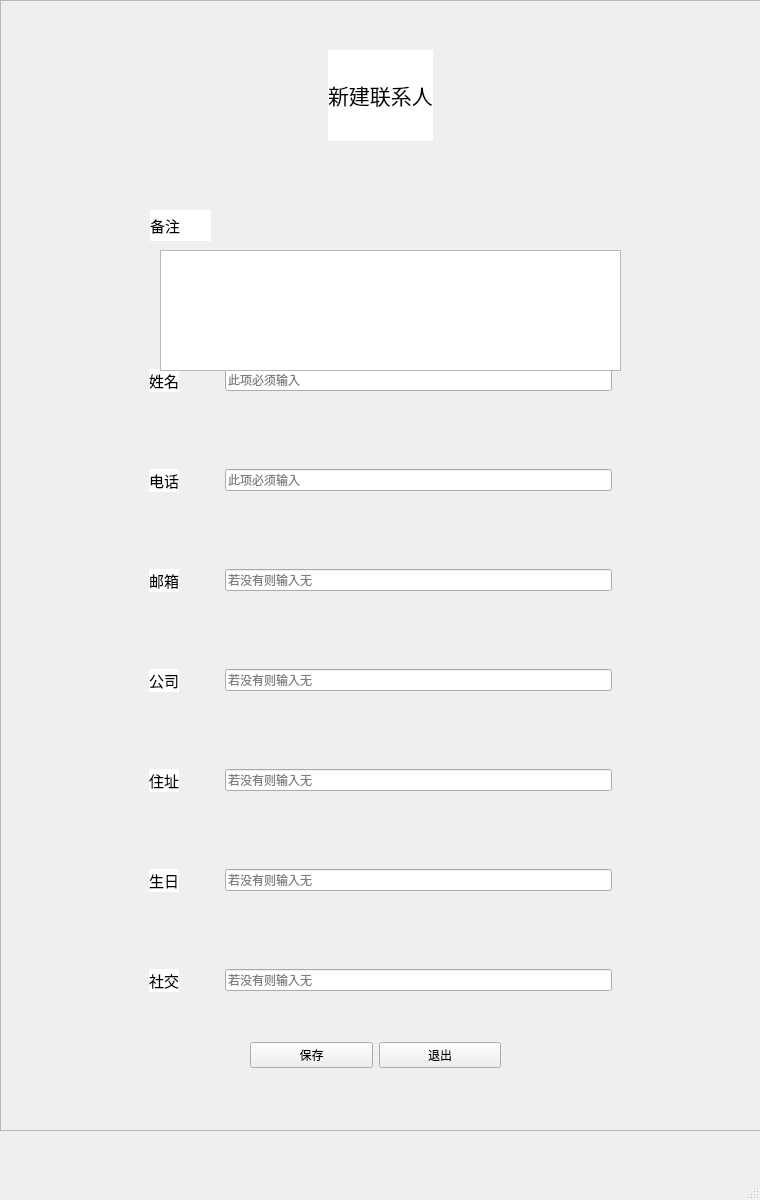
<?xml version="1.0" encoding="UTF-8"?>
<ui version="4.0">
 <class>Newperson</class>
 <widget class="QMainWindow" name="Newperson">
  <property name="geometry">
   <rect>
    <x>0</x>
    <y>0</y>
    <width>760</width>
    <height>1200</height>
   </rect>
  </property>
  <property name="minimumSize">
   <size>
    <width>760</width>
    <height>1200</height>
   </size>
  </property>
  <property name="maximumSize">
   <size>
    <width>760</width>
    <height>1200</height>
   </size>
  </property>
  <property name="windowTitle">
   <string>新建联系人</string>
  </property>
  <widget class="QWidget" name="centralwidget">
   <widget class="QWidget" name="widget" native="true">
    <property name="geometry">
     <rect>
      <x>250</x>
      <y>1010</y>
      <width>251</width>
      <height>91</height>
     </rect>
    </property>
    <property name="maximumSize">
     <size>
      <width>1099</width>
      <height>16777215</height>
     </size>
    </property>
    <layout class="QHBoxLayout" name="horizontalLayout">
     <item>
      <widget class="QPushButton" name="pushButton">
       <property name="text">
        <string>保存</string>
       </property>
      </widget>
     </item>
     <item>
      <widget class="QPushButton" name="pushButton_2">
       <property name="text">
        <string>退出</string>
       </property>
      </widget>
     </item>
    </layout>
   </widget>
   <widget class="QWidget" name="widget_4" native="true">
    <property name="geometry">
     <rect>
      <x>260</x>
      <y>50</y>
      <width>241</width>
      <height>91</height>
     </rect>
    </property>
    <layout class="QHBoxLayout" name="horizontalLayout_2">
     <item>
      <spacer name="horizontalSpacer">
       <property name="orientation">
        <enum>Qt::Horizontal</enum>
       </property>
       <property name="sizeHint" stdset="0">
        <size>
         <width>40</width>
         <height>20</height>
        </size>
       </property>
      </spacer>
     </item>
     <item>
      <widget class="QLabel" name="label">
       <property name="font">
        <font>
         <family>华文琥珀</family>
        </font>
       </property>
       <property name="styleSheet">
        <string notr="true">background-image: url(:/white.png);
background-color: rgb(255, 255, 255);</string>
       </property>
       <property name="text">
        <string>&lt;html&gt;&lt;head/&gt;&lt;body&gt;&lt;p&gt;&lt;span style=&quot; font-size:16pt;&quot;&gt;新建联系人&lt;/span&gt;&lt;/p&gt;&lt;/body&gt;&lt;/html&gt;</string>
       </property>
      </widget>
     </item>
     <item>
      <spacer name="horizontalSpacer_2">
       <property name="orientation">
        <enum>Qt::Horizontal</enum>
       </property>
       <property name="sizeHint" stdset="0">
        <size>
         <width>40</width>
         <height>20</height>
        </size>
       </property>
      </spacer>
     </item>
    </layout>
   </widget>
   <widget class="QWidget" name="widget_10" native="true">
    <property name="geometry">
     <rect>
      <x>100</x>
      <y>360</y>
      <width>521</width>
      <height>641</height>
     </rect>
    </property>
    <layout class="QFormLayout" name="formLayout">
     <item row="0" column="0" colspan="2">
      <widget class="QWidget" name="widget_3" native="true">
       <layout class="QHBoxLayout" name="horizontalLayout_4">
        <item>
         <spacer name="horizontalSpacer_3">
          <property name="orientation">
           <enum>Qt::Horizontal</enum>
          </property>
          <property name="sizeType">
           <enum>QSizePolicy::Minimum</enum>
          </property>
          <property name="sizeHint" stdset="0">
           <size>
            <width>40</width>
            <height>20</height>
           </size>
          </property>
         </spacer>
        </item>
        <item>
         <widget class="QLabel" name="label_4">
          <property name="styleSheet">
           <string notr="true">background-image: url(:/white.png);
background-color: rgb(255, 255, 255);</string>
          </property>
          <property name="text">
           <string>&lt;html&gt;&lt;head/&gt;&lt;body&gt;&lt;p&gt;&lt;span style=&quot; font-size:11pt;&quot;&gt;姓名&lt;/span&gt;&lt;/p&gt;&lt;/body&gt;&lt;/html&gt;</string>
          </property>
         </widget>
        </item>
        <item>
         <spacer name="horizontalSpacer_5">
          <property name="orientation">
           <enum>Qt::Horizontal</enum>
          </property>
          <property name="sizeType">
           <enum>QSizePolicy::Fixed</enum>
          </property>
          <property name="sizeHint" stdset="0">
           <size>
            <width>40</width>
            <height>20</height>
           </size>
          </property>
         </spacer>
        </item>
        <item>
         <widget class="QLineEdit" name="lineEdit_3">
          <property name="toolTip">
           <string>&lt;html&gt;&lt;head/&gt;&lt;body&gt;&lt;p&gt;此项为必填&lt;/p&gt;&lt;/body&gt;&lt;/html&gt;</string>
          </property>
          <property name="text">
           <string/>
          </property>
          <property name="placeholderText">
           <string>此项必须输入</string>
          </property>
         </widget>
        </item>
       </layout>
      </widget>
     </item>
     <item row="1" column="0">
      <spacer name="verticalSpacer">
       <property name="orientation">
        <enum>Qt::Vertical</enum>
       </property>
       <property name="sizeHint" stdset="0">
        <size>
         <width>20</width>
         <height>40</height>
        </size>
       </property>
      </spacer>
     </item>
     <item row="2" column="0" colspan="2">
      <widget class="QWidget" name="widget_5" native="true">
       <layout class="QHBoxLayout" name="horizontalLayout_5">
        <item>
         <spacer name="horizontalSpacer_4">
          <property name="orientation">
           <enum>Qt::Horizontal</enum>
          </property>
          <property name="sizeType">
           <enum>QSizePolicy::Minimum</enum>
          </property>
          <property name="sizeHint" stdset="0">
           <size>
            <width>40</width>
            <height>20</height>
           </size>
          </property>
         </spacer>
        </item>
        <item>
         <widget class="QLabel" name="label_5">
          <property name="styleSheet">
           <string notr="true">background-image: url(:/white.png);
background-color: rgb(255, 255, 255);</string>
          </property>
          <property name="text">
           <string>&lt;html&gt;&lt;head/&gt;&lt;body&gt;&lt;p&gt;&lt;span style=&quot; font-size:11pt;&quot;&gt;电话&lt;/span&gt;&lt;/p&gt;&lt;/body&gt;&lt;/html&gt;</string>
          </property>
         </widget>
        </item>
        <item>
         <spacer name="horizontalSpacer_6">
          <property name="orientation">
           <enum>Qt::Horizontal</enum>
          </property>
          <property name="sizeType">
           <enum>QSizePolicy::Fixed</enum>
          </property>
          <property name="sizeHint" stdset="0">
           <size>
            <width>40</width>
            <height>20</height>
           </size>
          </property>
         </spacer>
        </item>
        <item>
         <widget class="QLineEdit" name="lineEdit_4">
          <property name="toolTip">
           <string>&lt;html&gt;&lt;head/&gt;&lt;body&gt;&lt;p&gt;此项为必填&lt;/p&gt;&lt;/body&gt;&lt;/html&gt;</string>
          </property>
          <property name="text">
           <string/>
          </property>
          <property name="placeholderText">
           <string>此项必须输入</string>
          </property>
         </widget>
        </item>
       </layout>
      </widget>
     </item>
     <item row="3" column="0">
      <spacer name="verticalSpacer_2">
       <property name="orientation">
        <enum>Qt::Vertical</enum>
       </property>
       <property name="sizeHint" stdset="0">
        <size>
         <width>20</width>
         <height>40</height>
        </size>
       </property>
      </spacer>
     </item>
     <item row="4" column="0" colspan="2">
      <widget class="QWidget" name="widget_6" native="true">
       <layout class="QHBoxLayout" name="horizontalLayout_6">
        <item>
         <spacer name="horizontalSpacer_12">
          <property name="orientation">
           <enum>Qt::Horizontal</enum>
          </property>
          <property name="sizeType">
           <enum>QSizePolicy::Maximum</enum>
          </property>
          <property name="sizeHint" stdset="0">
           <size>
            <width>0</width>
            <height>0</height>
           </size>
          </property>
         </spacer>
        </item>
        <item>
         <spacer name="horizontalSpacer_17">
          <property name="orientation">
           <enum>Qt::Horizontal</enum>
          </property>
          <property name="sizeType">
           <enum>QSizePolicy::Fixed</enum>
          </property>
          <property name="sizeHint" stdset="0">
           <size>
            <width>40</width>
            <height>20</height>
           </size>
          </property>
         </spacer>
        </item>
        <item>
         <widget class="QLabel" name="label_6">
          <property name="styleSheet">
           <string notr="true">background-image: url(:/white.png);
background-color: rgb(255, 255, 255);</string>
          </property>
          <property name="text">
           <string>&lt;html&gt;&lt;head/&gt;&lt;body&gt;&lt;p&gt;&lt;span style=&quot; font-size:11pt;&quot;&gt;邮箱&lt;/span&gt;&lt;/p&gt;&lt;/body&gt;&lt;/html&gt;</string>
          </property>
         </widget>
        </item>
        <item>
         <spacer name="horizontalSpacer_7">
          <property name="orientation">
           <enum>Qt::Horizontal</enum>
          </property>
          <property name="sizeType">
           <enum>QSizePolicy::Fixed</enum>
          </property>
          <property name="sizeHint" stdset="0">
           <size>
            <width>40</width>
            <height>20</height>
           </size>
          </property>
         </spacer>
        </item>
        <item>
         <widget class="QLineEdit" name="lineEdit_5">
          <property name="toolTip">
           <string>&lt;html&gt;&lt;head/&gt;&lt;body&gt;&lt;p&gt;若没有次相则输入无&lt;/p&gt;&lt;/body&gt;&lt;/html&gt;</string>
          </property>
          <property name="text">
           <string/>
          </property>
          <property name="placeholderText">
           <string>若没有则输入无</string>
          </property>
         </widget>
        </item>
       </layout>
      </widget>
     </item>
     <item row="5" column="0">
      <spacer name="verticalSpacer_3">
       <property name="orientation">
        <enum>Qt::Vertical</enum>
       </property>
       <property name="sizeHint" stdset="0">
        <size>
         <width>20</width>
         <height>40</height>
        </size>
       </property>
      </spacer>
     </item>
     <item row="6" column="0" colspan="2">
      <widget class="QWidget" name="widget_7" native="true">
       <layout class="QHBoxLayout" name="horizontalLayout_7">
        <item>
         <spacer name="horizontalSpacer_13">
          <property name="orientation">
           <enum>Qt::Horizontal</enum>
          </property>
          <property name="sizeType">
           <enum>QSizePolicy::Fixed</enum>
          </property>
          <property name="sizeHint" stdset="0">
           <size>
            <width>40</width>
            <height>20</height>
           </size>
          </property>
         </spacer>
        </item>
        <item>
         <widget class="QLabel" name="label_7">
          <property name="styleSheet">
           <string notr="true">background-image: url(:/white.png);
background-color: rgb(255, 255, 255);</string>
          </property>
          <property name="text">
           <string>&lt;html&gt;&lt;head/&gt;&lt;body&gt;&lt;p&gt;&lt;span style=&quot; font-size:11pt;&quot;&gt;公司&lt;/span&gt;&lt;/p&gt;&lt;/body&gt;&lt;/html&gt;</string>
          </property>
         </widget>
        </item>
        <item>
         <spacer name="horizontalSpacer_8">
          <property name="orientation">
           <enum>Qt::Horizontal</enum>
          </property>
          <property name="sizeType">
           <enum>QSizePolicy::Fixed</enum>
          </property>
          <property name="sizeHint" stdset="0">
           <size>
            <width>40</width>
            <height>20</height>
           </size>
          </property>
         </spacer>
        </item>
        <item>
         <widget class="QLineEdit" name="lineEdit_6">
          <property name="toolTip">
           <string>&lt;html&gt;&lt;head/&gt;&lt;body&gt;&lt;p&gt;若没有次相则输入无&lt;/p&gt;&lt;/body&gt;&lt;/html&gt;</string>
          </property>
          <property name="text">
           <string/>
          </property>
          <property name="placeholderText">
           <string>若没有则输入无</string>
          </property>
         </widget>
        </item>
       </layout>
      </widget>
     </item>
     <item row="8" column="0" colspan="2">
      <widget class="QWidget" name="widget_8" native="true">
       <layout class="QHBoxLayout" name="horizontalLayout_8">
        <item>
         <spacer name="horizontalSpacer_14">
          <property name="orientation">
           <enum>Qt::Horizontal</enum>
          </property>
          <property name="sizeType">
           <enum>QSizePolicy::Minimum</enum>
          </property>
          <property name="sizeHint" stdset="0">
           <size>
            <width>40</width>
            <height>20</height>
           </size>
          </property>
         </spacer>
        </item>
        <item>
         <widget class="QLabel" name="label_8">
          <property name="styleSheet">
           <string notr="true">background-image: url(:/white.png);
background-color: rgb(255, 255, 255);</string>
          </property>
          <property name="text">
           <string>&lt;html&gt;&lt;head/&gt;&lt;body&gt;&lt;p&gt;&lt;span style=&quot; font-size:11pt;&quot;&gt;住址&lt;/span&gt;&lt;/p&gt;&lt;/body&gt;&lt;/html&gt;</string>
          </property>
         </widget>
        </item>
        <item>
         <spacer name="horizontalSpacer_9">
          <property name="orientation">
           <enum>Qt::Horizontal</enum>
          </property>
          <property name="sizeType">
           <enum>QSizePolicy::Fixed</enum>
          </property>
          <property name="sizeHint" stdset="0">
           <size>
            <width>40</width>
            <height>20</height>
           </size>
          </property>
         </spacer>
        </item>
        <item>
         <widget class="QLineEdit" name="lineEdit_7">
          <property name="toolTip">
           <string>&lt;html&gt;&lt;head/&gt;&lt;body&gt;&lt;p&gt;若没有次相则输入无&lt;/p&gt;&lt;/body&gt;&lt;/html&gt;</string>
          </property>
          <property name="text">
           <string/>
          </property>
          <property name="placeholderText">
           <string>若没有则输入无</string>
          </property>
         </widget>
        </item>
       </layout>
      </widget>
     </item>
     <item row="10" column="0" colspan="2">
      <widget class="QWidget" name="widget_9" native="true">
       <layout class="QHBoxLayout" name="horizontalLayout_9">
        <item>
         <spacer name="horizontalSpacer_15">
          <property name="orientation">
           <enum>Qt::Horizontal</enum>
          </property>
          <property name="sizeType">
           <enum>QSizePolicy::Minimum</enum>
          </property>
          <property name="sizeHint" stdset="0">
           <size>
            <width>40</width>
            <height>20</height>
           </size>
          </property>
         </spacer>
        </item>
        <item>
         <widget class="QLabel" name="label_9">
          <property name="styleSheet">
           <string notr="true">background-image: url(:/white.png);
background-color: rgb(255, 255, 255);</string>
          </property>
          <property name="text">
           <string>&lt;html&gt;&lt;head/&gt;&lt;body&gt;&lt;p&gt;&lt;span style=&quot; font-size:11pt;&quot;&gt;生日&lt;/span&gt;&lt;/p&gt;&lt;/body&gt;&lt;/html&gt;</string>
          </property>
         </widget>
        </item>
        <item>
         <spacer name="horizontalSpacer_10">
          <property name="orientation">
           <enum>Qt::Horizontal</enum>
          </property>
          <property name="sizeType">
           <enum>QSizePolicy::Fixed</enum>
          </property>
          <property name="sizeHint" stdset="0">
           <size>
            <width>40</width>
            <height>20</height>
           </size>
          </property>
         </spacer>
        </item>
        <item>
         <widget class="QLineEdit" name="lineEdit_8">
          <property name="toolTip">
           <string>&lt;html&gt;&lt;head/&gt;&lt;body&gt;&lt;p&gt;若没有次相则输入无&lt;/p&gt;&lt;/body&gt;&lt;/html&gt;</string>
          </property>
          <property name="text">
           <string/>
          </property>
          <property name="placeholderText">
           <string>若没有则输入无</string>
          </property>
         </widget>
        </item>
       </layout>
      </widget>
     </item>
     <item row="12" column="0" colspan="2">
      <widget class="QWidget" name="widget_11" native="true">
       <layout class="QHBoxLayout" name="horizontalLayout_10">
        <item>
         <spacer name="horizontalSpacer_16">
          <property name="orientation">
           <enum>Qt::Horizontal</enum>
          </property>
          <property name="sizeType">
           <enum>QSizePolicy::Minimum</enum>
          </property>
          <property name="sizeHint" stdset="0">
           <size>
            <width>40</width>
            <height>20</height>
           </size>
          </property>
         </spacer>
        </item>
        <item>
         <widget class="QLabel" name="label_10">
          <property name="styleSheet">
           <string notr="true">background-image: url(:/white.png);
background-color: rgb(255, 255, 255);</string>
          </property>
          <property name="text">
           <string>&lt;html&gt;&lt;head/&gt;&lt;body&gt;&lt;p&gt;&lt;span style=&quot; font-size:11pt;&quot;&gt;社交&lt;/span&gt;&lt;/p&gt;&lt;/body&gt;&lt;/html&gt;</string>
          </property>
         </widget>
        </item>
        <item>
         <spacer name="horizontalSpacer_11">
          <property name="orientation">
           <enum>Qt::Horizontal</enum>
          </property>
          <property name="sizeType">
           <enum>QSizePolicy::Fixed</enum>
          </property>
          <property name="sizeHint" stdset="0">
           <size>
            <width>40</width>
            <height>20</height>
           </size>
          </property>
         </spacer>
        </item>
        <item>
         <widget class="QLineEdit" name="lineEdit_9">
          <property name="toolTip">
           <string>&lt;html&gt;&lt;head/&gt;&lt;body&gt;&lt;p&gt;若没有次相则输入无&lt;/p&gt;&lt;/body&gt;&lt;/html&gt;</string>
          </property>
          <property name="text">
           <string/>
          </property>
          <property name="placeholderText">
           <string>若没有则输入无</string>
          </property>
         </widget>
        </item>
       </layout>
      </widget>
     </item>
     <item row="7" column="0">
      <spacer name="verticalSpacer_4">
       <property name="orientation">
        <enum>Qt::Vertical</enum>
       </property>
       <property name="sizeHint" stdset="0">
        <size>
         <width>20</width>
         <height>40</height>
        </size>
       </property>
      </spacer>
     </item>
     <item row="9" column="0">
      <spacer name="verticalSpacer_5">
       <property name="orientation">
        <enum>Qt::Vertical</enum>
       </property>
       <property name="sizeHint" stdset="0">
        <size>
         <width>20</width>
         <height>40</height>
        </size>
       </property>
      </spacer>
     </item>
     <item row="11" column="0">
      <spacer name="verticalSpacer_6">
       <property name="orientation">
        <enum>Qt::Vertical</enum>
       </property>
       <property name="sizeHint" stdset="0">
        <size>
         <width>20</width>
         <height>40</height>
        </size>
       </property>
      </spacer>
     </item>
    </layout>
   </widget>
   <widget class="QLabel" name="label_3">
    <property name="geometry">
     <rect>
      <x>150</x>
      <y>210</y>
      <width>61</width>
      <height>31</height>
     </rect>
    </property>
    <property name="styleSheet">
     <string notr="true">background-image: url(:/white.png);
background-color: rgb(255, 255, 255);</string>
    </property>
    <property name="text">
     <string>&lt;html&gt;&lt;head/&gt;&lt;body&gt;&lt;p&gt;&lt;span style=&quot; font-size:11pt;&quot;&gt;备注&lt;/span&gt;&lt;/p&gt;&lt;/body&gt;&lt;/html&gt;</string>
    </property>
   </widget>
   <widget class="QTextEdit" name="textEdit">
    <property name="geometry">
     <rect>
      <x>160</x>
      <y>250</y>
      <width>461</width>
      <height>121</height>
     </rect>
    </property>
   </widget>
   <widget class="QFrame" name="frame">
    <property name="geometry">
     <rect>
      <x>0</x>
      <y>0</y>
      <width>771</width>
      <height>1131</height>
     </rect>
    </property>
    <property name="styleSheet">
     <string notr="true">background-image: url(:/picture9.png);</string>
    </property>
    <property name="frameShape">
     <enum>QFrame::StyledPanel</enum>
    </property>
    <property name="frameShadow">
     <enum>QFrame::Raised</enum>
    </property>
   </widget>
   <zorder>frame</zorder>
   <zorder>widget</zorder>
   <zorder>widget_10</zorder>
   <zorder>label_3</zorder>
   <zorder>widget_4</zorder>
   <zorder>textEdit</zorder>
  </widget>
  <widget class="QStatusBar" name="statusbar"/>
 </widget>
 <resources/>
 <connections/>
</ui>
